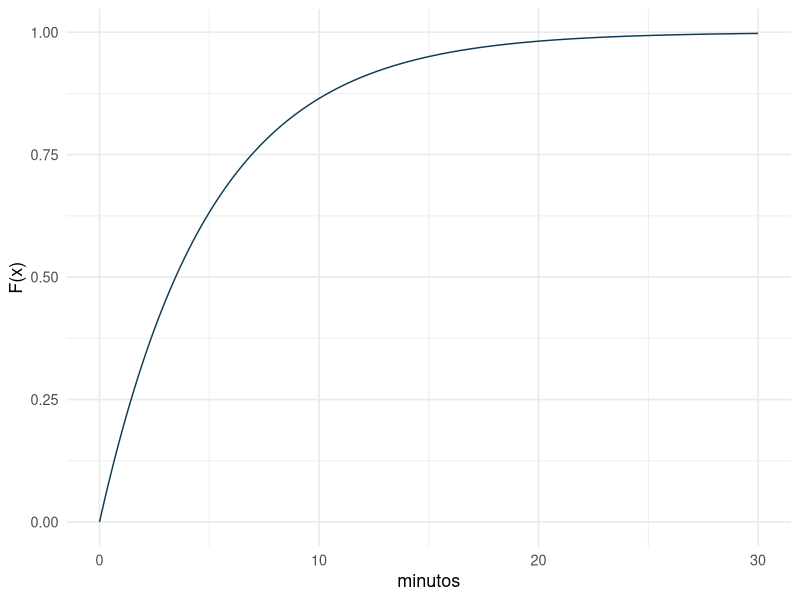

Recreate this plot in R.
## ---- chunk 1
knitr::opts_chunk$set(echo = TRUE, warning = FALSE, message = FALSE, fig.retina = 2, fig.height=4)
suppressPackageStartupMessages(library(tidyverse))
## ---- chunk 2
Fx <- function(x) 1 - exp(-0.2*x)
ggplot(tibble(x=seq(0,30,length.out=300), F=Fx(x)), aes(x,F)) +
  geom_line(color="#0d3b54") + labs(x="minutos", y="F(x)") + theme_minimal(base_size=13)
## ---- chunk 3
Fx(5)
## ---- chunk 4
Fx2 <- function(x) 2*x - x^2
Fx2(2/3) - Fx2(1/2)   # P(1/2 < X < 2/3) = F(2/3) - F(1/2)
